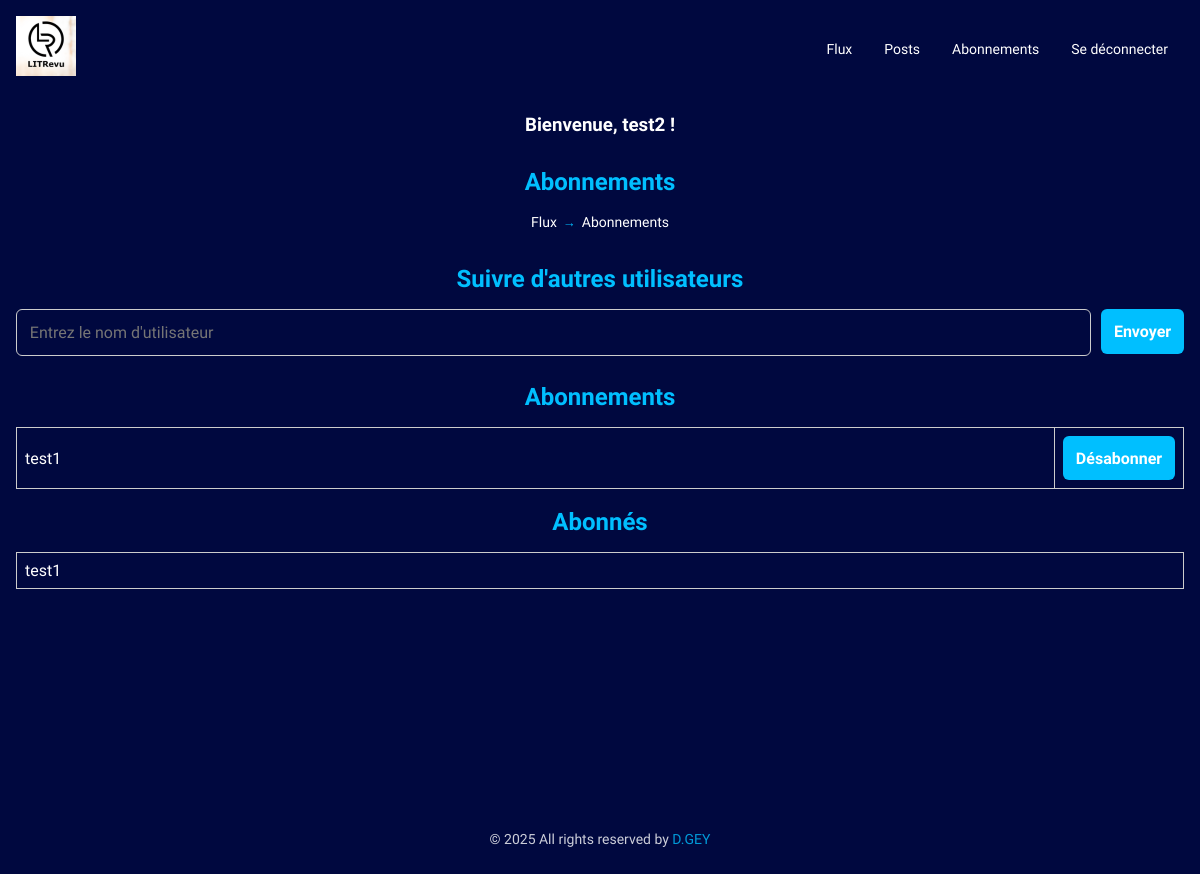
The page /followers/ (signed in) on the database its author committed.
### accounts_app/models/user.py (models this page shows)
class Customer(AbstractUser):
    username = models.CharField(max_length=10, unique=True)
    email = models.EmailField(max_length=254, unique=True, null=True, blank=True)
    is_staff = models.BooleanField(default=False)
    is_superuser = models.BooleanField(default=False)
    is_active = models.BooleanField(default=True)
    USERNAME_FIELD = "username"
    REQUIRED_FIELDS = []
    objects = CustomUserManager()
    def __str__(self):
        return self.username

### accounts_app/models/user_follows.py (models this page shows, shortened)
class UserFollows(models.Model):
    user = models.ForeignKey(AUTH_USER_MODEL, on_delete=models.CASCADE, related_name="following")
    followed_user = models.ForeignKey(AUTH_USER_MODEL, on_delete=models.CASCADE, related_name="followed_by")
    class Meta:
        unique_together = ("user", "followed_user")

### accounts_app/views/followers/follower_list.py (the view)
# urls.py: path("followers/", followers_list, name="followers-list"),
@login_required
def followers_list(request):
    title_view = "Abonnements"
    user = request.user
    followed_user = UserFollows.objects.filter(user=user)
    followers = UserFollows.objects.filter(followed_user=user)
    research_user_form = UserSearchForm()
    context = {
        "followed_user": followed_user,
        "followers": followers,
        "title_view": title_view,
        "research_user_form": research_user_form,
    }
    return render(request, "accounts_app/followers_list.html", context)

### accounts_app/forms/research_user_form.py
class UserSearchForm(forms.Form):
    username = forms.CharField(
        max_length=10, label="", widget=forms.TextInput(attrs={"placeholder": "Entrez le nom d'utilisateur"})
    )

### accounts_app/templates/accounts_app/followers_list.html (shortened to what this page needs)
{% extends 'base.html' %}
{% load static %}
{% block extra_css %}
<link rel="stylesheet" href="{% static 'css/followers.css' %}">
<link rel="stylesheet" href="{% static 'css/form.css' %}">
{% endblock %}
{% block breadcrumb_area %}
<div class="breadcrumb_area_first_div">
  <h2 class="form-title">{{ title_view }}</h2>
  <div class="breadcrumb-path">
    <a href="{% url 'app:flux' %}" class="breadcrumb-link">Flux</a>
    <span class="breadcrumb-arrow">→</span>
    <span class="breadcrumb-label">Abonnements</span>
  </div>
</div>
{% endblock %}
{% block content %}
<div class="followers">
<div class="search-container">
  <h3 class="form-title">Suivre d'autres utilisateurs</h3>
  <form class="add-user-form" id="add-user-form" method="POST">
    <div class="input-container">
      <label class="label-research-user">{{ research_user_form.username }}</label>
      <span><button id="btn-add-user" type="submit">Envoyer</button></span>
    </div>
  </form>
</div>
<div class="unfollowers-container">
  <h3 class="form-title">Abonnements</h3>
  <form method="POST" action="{% url 'accounts_app:unfollow' %}">
    {% for follow in followed_user %}
    <table class="user-unfollow">
      <tbody>
        <tr class="followers-username-tr">
          <td class="followers-username-td">{{ follow.followed_user.username }}</td>
          <td>
            <button type="submit" name="unfollow" value="{{ follow.followed_user.id }}">Désabonner</button>
          </td>
        </tr>
      </tbody>
    </table>
    {% empty %}
      <p>Aucun abonnement trouvé.</p>
    {% endfor %}
    </form>
</div><br>
<div class="followers-container">
  <h3 class="form-title">Abonnés</h3>
  <table class="followers-table">
    <tbody>
      {% for follower in followers %}
      <tr>
        <td class="follower-cell">{{ follower.user }}</td>
      </tr>
      {% endfor %}
    </tbody>
  </table>
</div>
</div>
{% endblock %}

### templates/base.html (shortened to what this page needs)
{% load static %}
<!DOCTYPE html>
<html lang="fr">
  <head>
    <link rel="stylesheet" href="https://cdnjs.cloudflare.com/ajax/libs/font-awesome/6.0.0/css/all.min.css">
    <link rel="stylesheet" href="{% static 'css/base.css' %}" />
    <link rel="stylesheet" href="{% static 'css/breadcrumb.css' %}" />
    {% block extra_css %}{% endblock %}
  </head>
  <body class="body">
    <header class="header">
      <a class="link-logo-header" href="{% url 'app:home' %}">
        <img src="{% static 'img/logos/litreview.png' %}" alt="Logo du site" class="logo" />
      </a>
      <nav class="navigation" id="navigation-menu">
        <ul class="nav-list">
          {% if user.is_authenticated %}
          <li class="nav-item">
            <a href="{% url 'app:flux' %}" class="nav-link">Flux</a>
          </li>
          <li class="nav-item">
            <a href="{% url 'app:post-list' %}" class="nav-link">Posts</a>
          </li>
          <li class="nav-item">
            <a href="{% url 'accounts_app:followers-list' %}" class="nav-link">Abonnements</a>
          </li>
          <li class="nav-item">
            <a href="{% url 'accounts_app:logout' %}" class="nav-link">Se déconnecter</a>
          </li>
          {% endif %}
        </ul>
      </nav>
    </header>
    <div class="diviser-header">
      {% if user.is_authenticated %}
      <h3 class="home__welcome">Bienvenue, {{ user }} !</h3>
      {% endif %}
    </div>
    <section class="breadcrumb_area">
      {% block breadcrumb_area %}
      {% endblock %}
    </section>
    <main class="main-content">
      {% block content %}
      {% endblock %}
    </main>
    <footer class="footer">
      <div class="container">
        <div class="copy-text">
          <p>&copy; 2025 All rights reserved by <a href="https://github.com/siwax74" target="_blank">D.GEY</a></p>
        </div>
      </div>
    </footer>
  </body>
</html>

### static/css/base.css (style rules this page uses)
* { box-sizing: border-box; font-family: "Montserrat", sans-serif; color: white; margin: 0; padding: 0; font-family: 'Sora', sans-serif; }
body { background-color: #00083f; }
a, p { font-size: 14px; line-height: 1.5; }
.header { display: flex; justify-content: space-between; align-items: center; padding: 1rem; max-width: 1320px; margin: 0 auto; background-color: #00083f; }
.navigation { display: none; position: absolute; right: 0; background-color: #001a66; width: 100%; box-shadow: 0 4px 8px rgba(0, 0, 0, 0.2); z-index: 5; }
.nav-list { list-style: none; padding: 0; margin: 0; }
.nav-item { padding: 1rem; }
.nav-link { color: white; text-decoration: none; display: block; }
.logo { max-width: 100%; height: auto; }
.diviser-header { max-width: 1320px; padding: 1rem; display: flex; justify-content: center; margin: 0 auto; }
.main-content { width: 100%; max-width: 1320px; margin: 0 auto; padding: 1rem; }
.footer { padding: 1.5rem; font-size: 12px; opacity: 0.8; margin: 0 auto; margin-top: 200px; max-width: 1320px; display: flex; align-items: center; justify-content: center; }
.footer a { color: #00bfff; text-decoration: none; }
@media (min-width: 768px) { .link-logo-header { width: 30%; } }
@media (min-width: 768px) { .navigation { display: flex; position: static; background-color: transparent; box-shadow: none; width: auto; } }
@media (min-width: 768px) { .nav-list { display: flex; align-items: center; } }
@media (min-width: 768px) { .nav-item { padding: 0 1rem; } }
@media (min-width: 768px) { .nav-link { color: white; text-decoration: none; } }

### app/static/css/breadcrumb.css (style rules this page uses)
.breadcrumb_area { padding: 1rem; }
.breadcrumb_area_first_div { max-width: 1320px; display: flex; flex-direction: column; align-items: center; justify-content: center; margin: 0 auto; }
.breadcrumb-path { display: flex; align-items: baseline; }
.breadcrumb-link { text-decoration: none; position: relative; }
.breadcrumb-arrow { width: 25px; text-align: center; color: #00bfff; font-size: 0.8rem; transition: color 0.3s; }
.breadcrumb-label { font-size: 14px; }

### accounts_app/static/css/followers.css (style rules this page uses)
.form-title { text-align: center; }
.search-container { display: flex; flex-direction: column; }
.label-research-user { width: 100%; margin-right: 10px; }
.input-container { display: flex; }
.user-unfollow { width: 100%; border-collapse: collapse; }
.user-unfollow td { border: 1px solid #ccc; padding: 8px; text-align: left; }
.followers-table { width: 100%; border-collapse: collapse; }
.followers-table td { border: 1px solid #ccc; padding: 8px; text-align: left; }
.followers-username-td { width: 100%; }

### app/static/css/form.css (style rules this page uses)
.form-title { margin-bottom: 1rem; font-size: 1.5rem; font-weight: bold; color: #00bfff; }
form label { display: block; font-size: 1rem; margin-bottom: 0.5rem; color: #d3d3d3; }
form input { width: 100%; padding: 0.8rem; margin-bottom: 1.2rem; border: 1px solid #ccc; border-radius: 6px; background-color: #00083f; color: white; font-size: 1rem; }
form button { width: 100%; padding: 0.8rem; border: none; border-radius: 6px; background-color: #00bfff; color: white; font-size: 1rem; font-weight: bold; cursor: pointer; transition: background-color 0.3s ease; }

### rows shown on the page
Customer: username "test2"
UserFollows: followed_user.username "test1"
UserFollows: user "test1"

### other values the page prints
{{ title_view }} "Abonnements"
